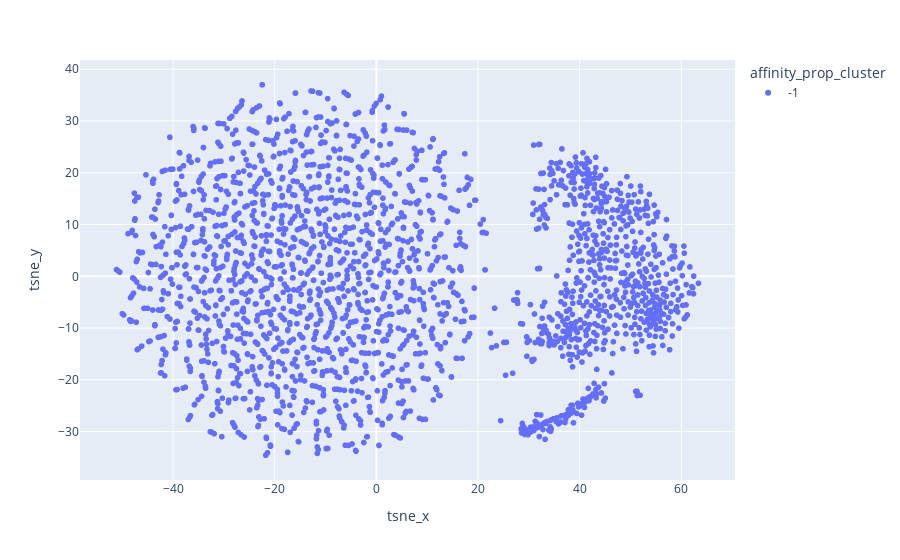

Notebook code cell kept with this figure:
### Code cell
fig = px.scatter(affinity_prop_df, x="tsne_x", y="tsne_y", color="affinity_prop_cluster", hover_data=["subreddit", "affinity_prop_cluster"])
fig.show()

### Figure 1 — Plotly figure (JSON) as saved in the notebook; plotly's stock layout.template omitted (floating-point values rounded to 4 significant figures; data arrays with more than 128 entries replaced by an {"elided": "..."} marker saying what was removed)
{"data": [{"customdata": {"elided": "2275x2 mixed values"}, "hovertemplate": "affinity_prop_cluster=%{customdata[1]}<br>tsne_x=%{x}<br>tsne_y=%{y}<br>subreddit=%{customdata[0]}<extra></extra>", "legendgroup": "-1", "marker": {"color": "#636efa", "symbol": "circle"}, "mode": "markers", "name": "-1", "showlegend": true, "type": "scattergl", "x": {"elided": "2275 float values"}, "xaxis": "x", "y": {"elided": "2275 float values"}, "yaxis": "y"}], "layout": {"legend": {"title": {"text": "affinity_prop_cluster"}, "tracegroupgap": 0}, "margin": {"t": 60}, "xaxis": {"anchor": "y", "domain": [0, 1], "title": {"text": "tsne_x"}}, "yaxis": {"anchor": "x", "domain": [0, 1], "title": {"text": "tsne_y"}}}}
